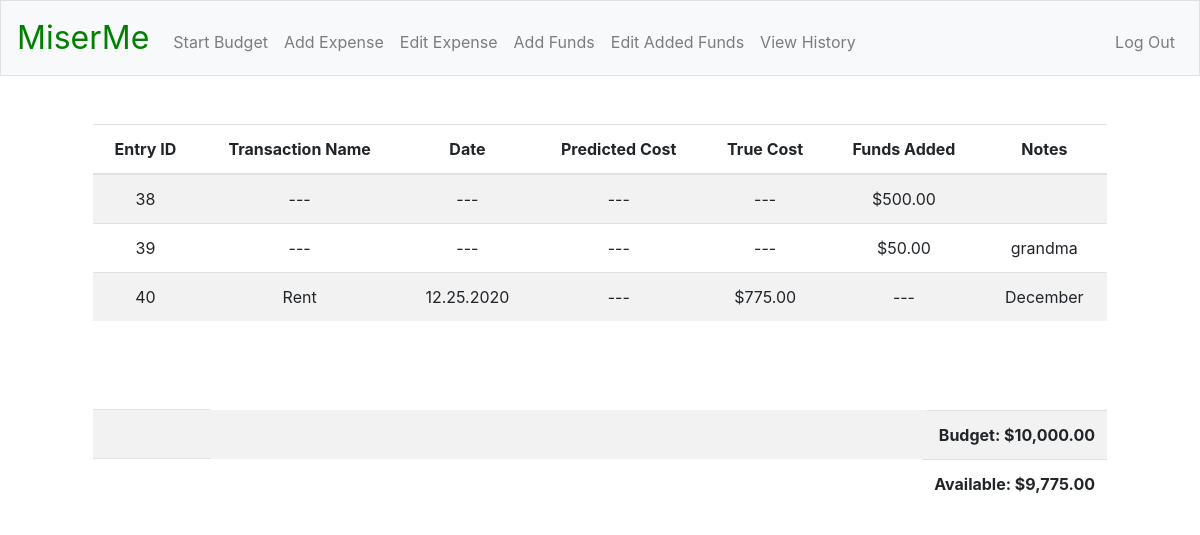
Before: / (signed in) with the older database file.
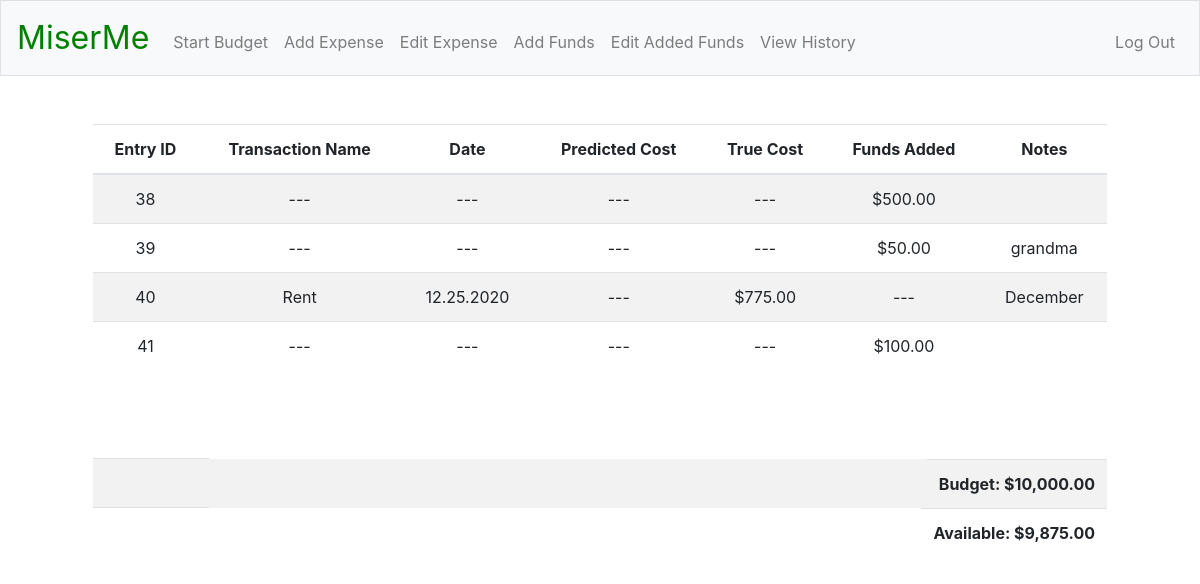
After: the same page with the newer database file.
### tables this page shows
CREATE TABLE finances (
funds_id INTEGER PRIMARY KEY AUTOINCREMENT NOT NULL,
user_id INTEGER NOT NULL,
txn_name TEXT NOT NULL,
date TEXT NOT NULL,
predicted_cost REAL NOT NULL,
true_cost REAL NOT NULL,
funds_added REAL NOT NULL DEFAULT "---",
notes TEXT NOT NULL,
FOREIGN KEY(user_id) REFERENCES registrants(id));

### app.py (the view)
@app.route("/")
@login_required
def index():
    c.execute("SELECT funds_id, txn_name, date, predicted_cost, true_cost, funds_added, notes FROM finances WHERE user_id = :user_id", {"user_id": session["user_id"]})
    rows = c.fetchall()
    funds_snapshot = []
    for row in rows:
        funds_snapshot.append({
            "funds_id": row[0],
            "name": row[1],
            "date": row[2],
            "predict": usd(row[3]),
            "true": usd(row[4]),
            "added": usd(row[5]),
            "notes": row[6]
        })
    c.execute("SELECT funds, budget FROM registrants WHERE id = :user_id", {"user_id": session["user_id"]})
    rows = c.fetchall()
    current_funds = usd(rows[0][0])
    budget = usd(rows[0][1])
    return render_template("index.html", funds_snapshot=funds_snapshot, current_funds=current_funds, budget=budget)

### helpers.py (called while the page is built)
def login_required(f):
    @wraps(f)
    def decorated_functions(*args, **kwargs):
        if session.get("user_id") is None:
            return redirect("/login")
        return f(*args, **kwargs)
    return decorated_functions

def usd(value):
    if isinstance(value, float):
        return f"${value:,.2f}"
    else:
        return value

### templates/index.html (shortened to what this page needs)
{% extends "layout.html" %}
{% block main %}
<div class="col-12">
    <table class="table table-striped">
        <thead>
            <tr>
                <th>Entry ID</th>
                <th>Transaction Name</th>
                <th>Date</th>
                <th>Predicted Cost</th>
                <th>True Cost</th>
                <th>Funds Added</th>
                <th>Notes</th>
            </tr>
        </thead>
        <tbody>
            {% for i in funds_snapshot %}
            <tr>
                <td>{{ i["funds_id"] }}</td>
                <td>{{ i["name"] }}</td>
                <td>{{ i["date"] }}</td>
                <td>{{ i["predict"] }}</td>
                <td>{{ i["true"] }}</td>
                <td>{{ i["added"] }}</td>
                <td>{{ i["notes"] }}</td>
            </tr>
            {% endfor %}
        </tbody>
    </table>
</div>
<br>
<br>
<br>
<div class="col-12">
    <table class="table table-striped">
        <tbody>
            <tr>
                <td colspan="6"></td>
                <td style="font-weight: bold; float: right;">Budget: {{ budget }}</td>
            </tr>
            <tr>
                <td colspan="6"></td>
                <td style="font-weight: bold; float: right;">Available: {{ current_funds }}</td>
            </tr>
        </tbody>
    </table>
</div>
{% endblock %}

### templates/layout.html (shortened to what this page needs)
<!DOCTYPE html>
<html lang="en">
    <head>
        <link rel="stylesheet" href="https://stackpath.bootstrapcdn.com/bootstrap/4.5.2/css/bootstrap.min.css">
        <link href="/static/styles.css" rel="stylesheet">
    </head>
    <body>
        <nav class="navbar navbar-expand-md navbar-light bg-light border">
            <a class="navbar-brand" href="/"><span class="miserme_brand">MiserMe</span></a>
            <div class="collapse navbar-collapse" id="navbar">
                {% if session.user_id %}
                    <ul class="navbar-nav mr-auto mt-2">
                        <li class="nav-item"><a class="nav-link" href="/start_budget">Start Budget</a></li>
                        <li class="nav-item"><a class="nav-link" href="/expense">Add Expense</a></li>
                        <li class="nav-item"><a class="nav-link" href="/edit">Edit Expense</a></li>
                        <li class="nav-item"><a class="nav-link" href="/add_funds">Add Funds</a></li>
                        <li class="nav-item"><a class="nav-link" href="/edit_added">Edit Added Funds</a></li>
                        <li class="nav-item"><a class="nav-link" href="/history">View History</a></li>
                    </ul>
                    <ul class="navbar-nav ml-auto mt-2">
                        <li class="nav-item"><a class="nav-link" href="/logout">Log Out</a></li>
                    </ul>
                {% else %}
                    <ul class="navbar-nav ml-auto mt-2">
                        <li class="nav-item"><a class="nav-link" href="/register">Register</a></li>
                        <li class="nav-item"><a class="nav-link" href="/login">Log In</a></li>
                    </ul>
                {% endif %}
            </div>
        </nav>
        <main class="container p-5">
            {% block main %}{% endblock %}
        </main>
    </body>
</html>

### static/styles.css (style rules this page uses)
main { overflow-x: auto; text-align: center; }
nav .navbar-brand { font-size: xx-large; }
nav .navbar-brand .miserme_brand { color: green; }

Changed rows visible on the page:
added finances: funds_id "41", name "---", date "---", predict "---", true "---", added "$100.00"
Other visible differences:
{{ current_funds }}: "$9,775.00" → "$9,875.00"
